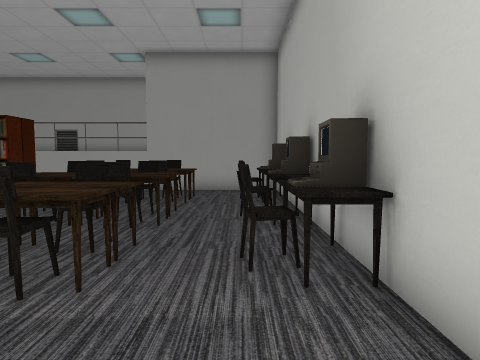
view 1 (above)

24 first-person views from a walk through a Godot game level. The camera is 1.3 m above the floor, tilts 4° down and sees 75° across. The floor is counted in squares, 1 m on a side. Each view is taken from the middle of a square. On the plan, view 1 faces up. The plan holds only what a view shows up to about 14 squares ahead; the rest is blank. The place goes on beyond the plan. Door leaves are left out where a doorway can be walked through. Some surface patterns are stand-ins.

view 2
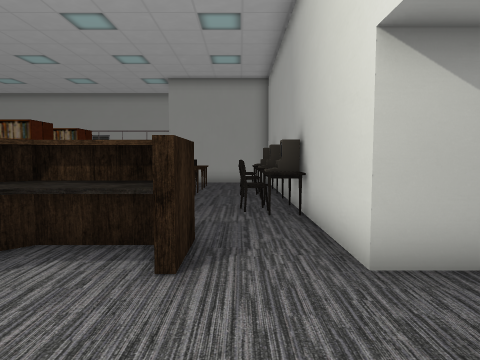

view 3
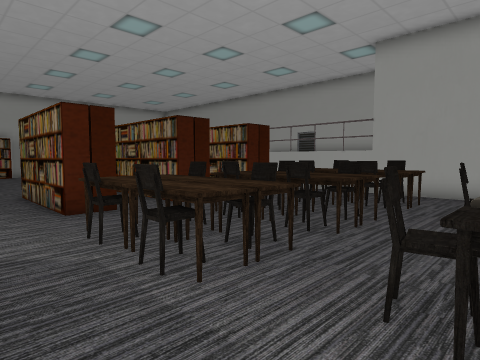

view 4
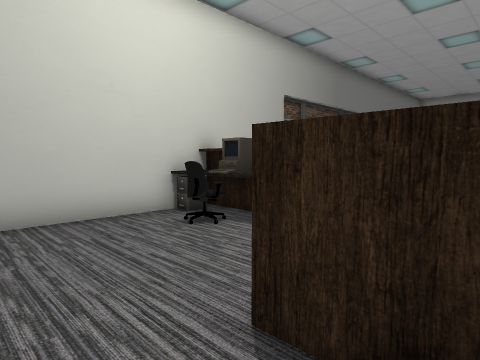

view 5
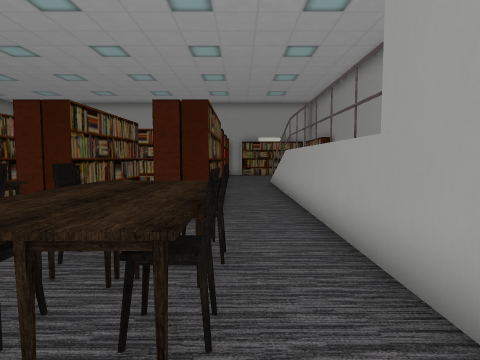

view 6
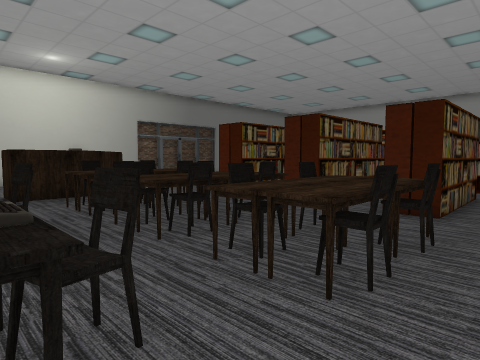

view 7
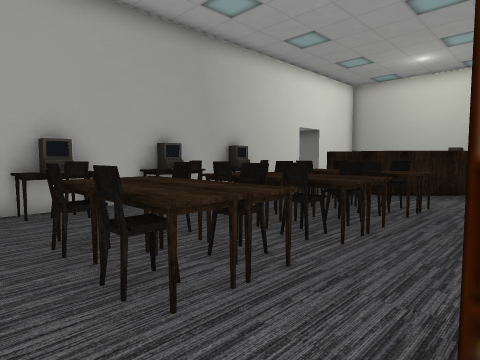

view 8
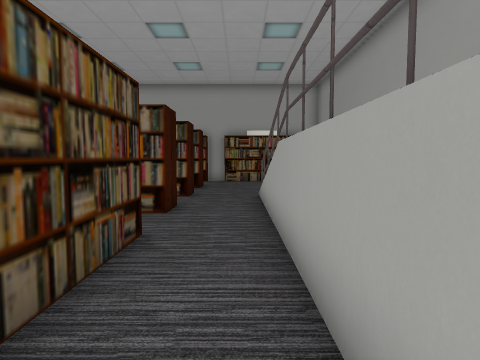

view 9
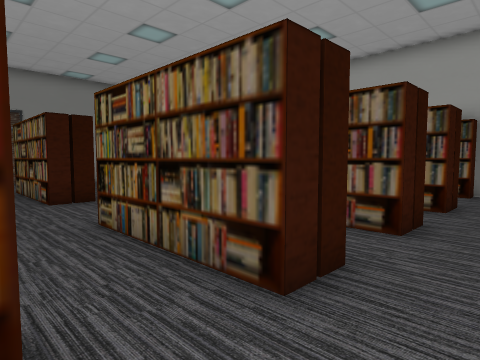

view 10
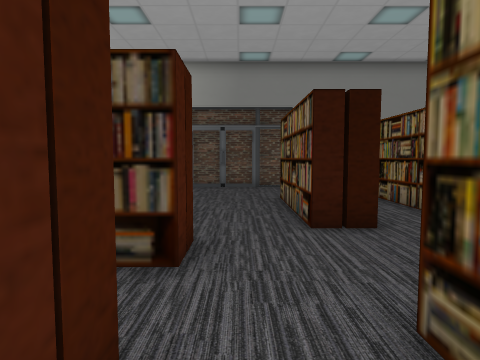

view 11
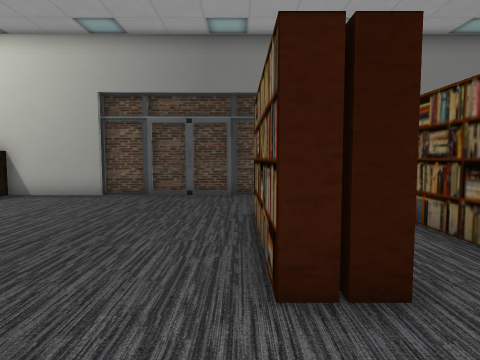

view 12
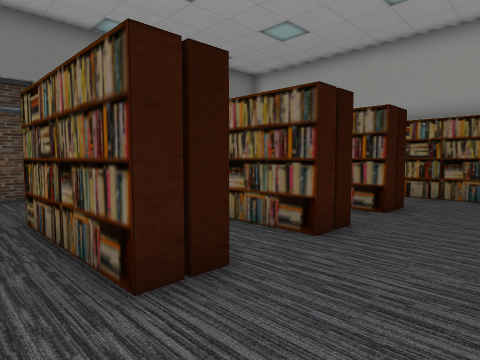

view 13
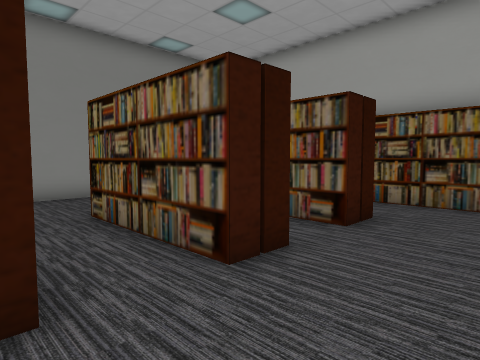

view 14
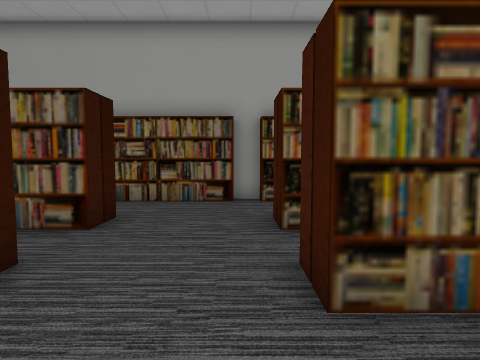

view 15
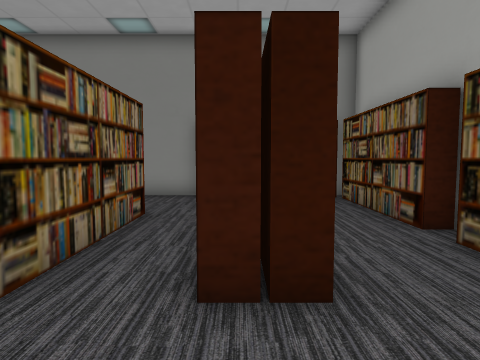

view 16
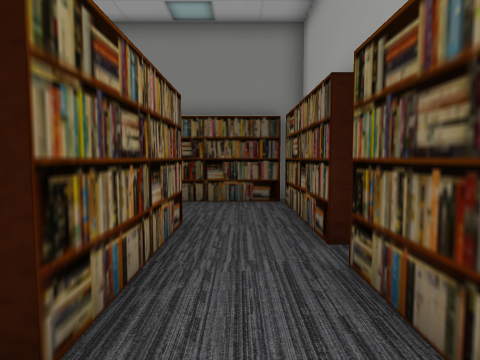

view 17
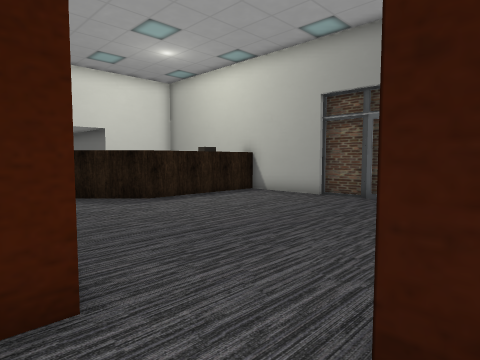

view 18
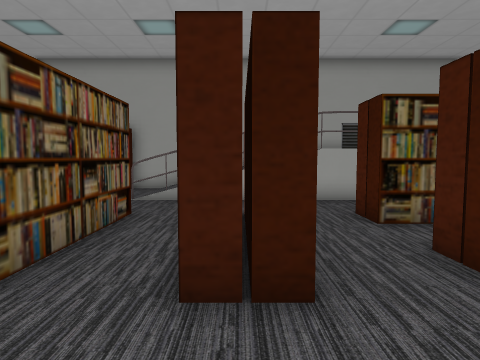

view 19
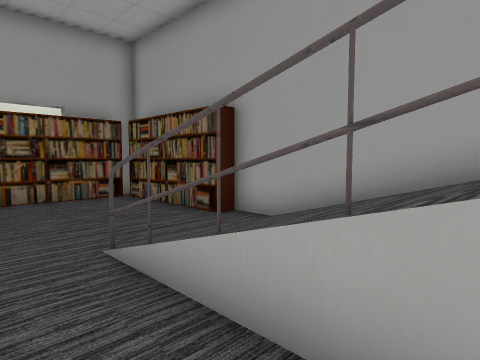

view 20
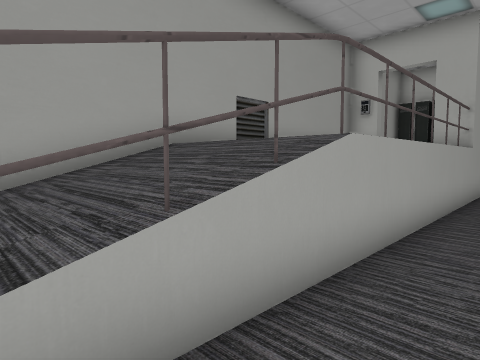

view 21
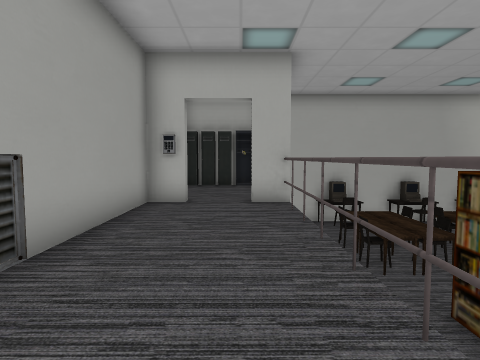

view 22
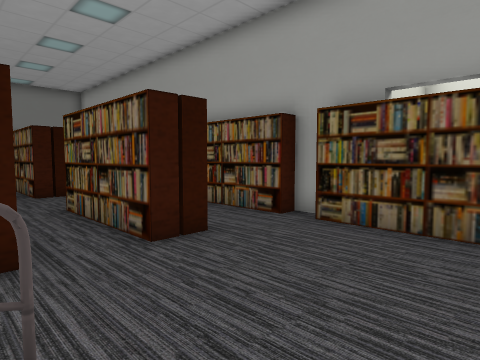

view 23
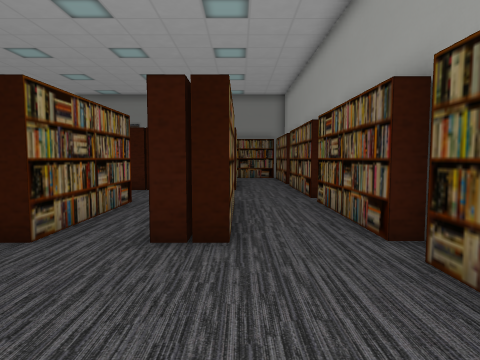

view 24
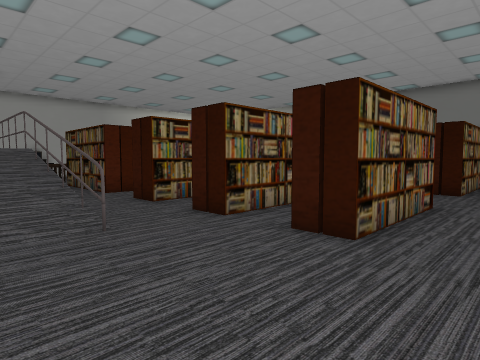

### Floor plan
Key: @ floor where view 1 was taken; # wall or solid block; x gap in a wall; . main floor; : floor 1.5 m higher than the main floor; / step, stairs or slope; D door; = window, fence, low wall or low ledge; ^ raised ledge; C chair; T table; M computer; R rack; O other object.
Columns run from 24 left of view 1 to 3 right of it. Each row starts with its distance up from view 1.
 17      ###############   ##
 16 ######.////// ::::::O :::R#
 15 #......////// ::::::D::::R#
 14 #......//////:::::::D::::R#
 13 #......##x==###############
 12 #.........................#
 11 #...................C.C...#
 10 #..##.##..#..#####.TTTT.CM#
  9 #..##.##..#..#####.TCTC..T#
  8 #..##.##..#...  ....CTC...#
  7 #..##.##..#..#####.TTTT.CM#
  6 #..##.##..#..#####.TCTC..M#
  5 #.............   ...CTC...#
  4 #............#####.TTTT.CM#
  3 #............#####.TCTC..T#
  2 #..##.##..#...............#
  1 #..##.##..#..........###..#
  0 #..##.##..#.........##^#@.##
 -1 #..##.##..#........##^...DD.
 -2 #..# .##..#........# ....DD
 -3 #... ....  ........#^.....
 -4 #... .... .........#MC...
 -5 #.... ... .........#^....
 -6 ##########DDDDDDD###^####

Where each view was taken, in squares from view 1:
view 1: 0 up, 0 right, facing up
view 2: 4 down, 0 right, facing up
view 3: 1 up, 1 right, facing up-left
view 4: 1 up, 1 right, facing down-left
view 5: 11 up, 0 right, facing left
view 6: 12 up, 1 right, facing down-left
view 7: 12 up, 7 left, facing down-right
view 8: 12 up, 6 left, facing left
view 9: 12 up, 11 left, facing down-left
view 10: 8 up, 12 left, facing down
view 11: 5 up, 13 left, facing down
view 12: 5 up, 12 left, facing down-left
view 13: 5 up, 14 left, facing down-left
view 14: 5 up, 14 left, facing left
view 15: 5 up, 20 left, facing down
view 16: 4 up, 22 left, facing down
view 17: 4 up, 14 left, facing down-right
view 18: 3 up, 14 left, facing up
view 19: 11 up, 13 left, facing up-left
view 20: 11 up, 15 left, facing up-right
view 21: 14 up, 12 left, facing right
view 22: 15 up, 17 left, facing down-left
view 23: 15 up, 21 left, facing down
view 24: 15 up, 23 left, facing down-right
